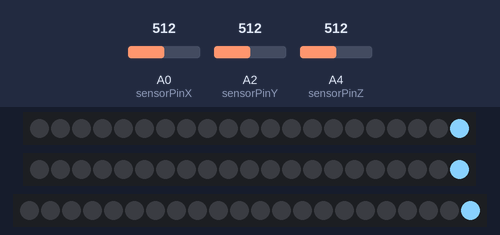
Bench run of a sketch on a simulated Arduino Uno, built with avr-gcc and run on an emulated ATmega328P. On the bench: 2 × 21 RGB LEDs in strip order, left to right, 22 RGB LEDs in strip order, left to right. The test bench sets the inputs (shaded band); at power-on: A0 (sensorPinX) = 512, A2 (sensorPinY) = 512, A4 (sensorPinZ) = 512.

Above: at 2.5 s.
2.6 s: A0 (sensorPinX) set to 490
At 3.72 s:
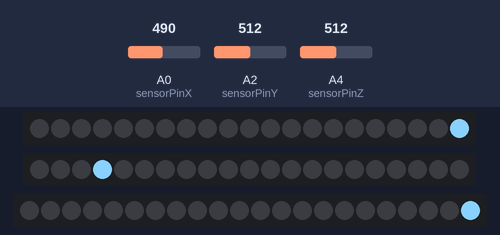
5.0 s: A2 (sensorPinY) set to 490
At 6.58 s:
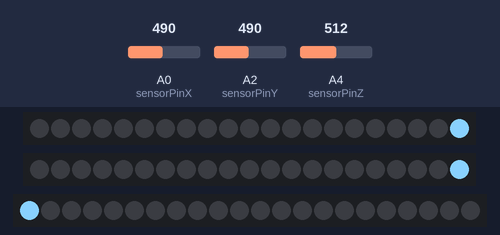
7.6 s: A4 (sensorPinZ) set to 490
10.0 s: A0 (sensorPinX) set to 510
At 10.16 s:
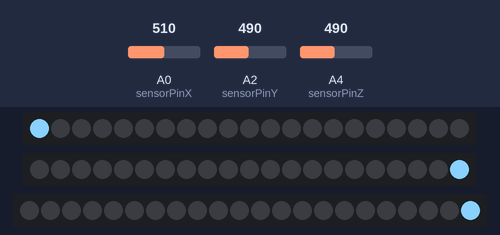
12.4 s: A2 (sensorPinY) set to 510
At 13.62 s:
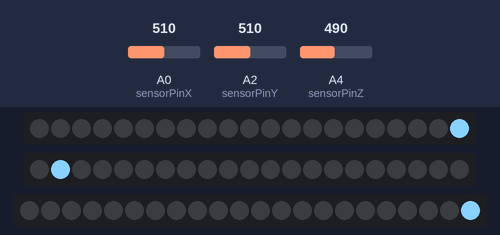
14.9 s: A4 (sensorPinZ) set to 510
At 16.55 s:
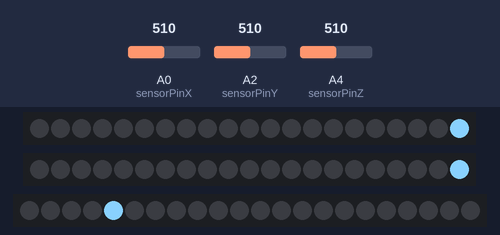
Timing chart, 0 to 18.1 s (numbered marks = the images above; inputs shaded):
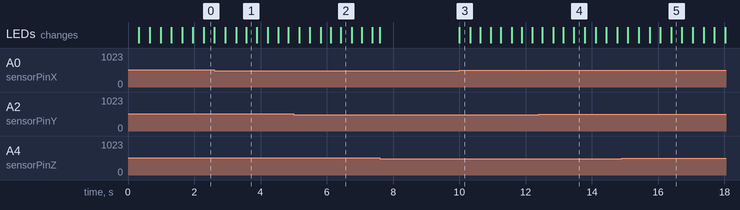

Measured:
- after the input at 7.6 s, every drawn part: stays the same
- after the input at 10.0 s, the LEDs: change at once (image 3)

The sketch:

RGD_LED_Accelerometer.ino
```cpp
// (licence header left out)
#include <Adafruit_NeoPixel.h>
#include "WS2812_Definitions.h"

#define PIN1 3
#define LED_COUNT1 21
#define PIN2 5
#define LED_COUNT2 21
#define PIN3 6
#define LED_COUNT3 22

// Create an instance of the Adafruit_NeoPixel class called "XPin", "YPin" and "ZPin".
// That'll be what we refer to from here on...
Adafruit_NeoPixel XPin = Adafruit_NeoPixel(LED_COUNT1, PIN1, NEO_GRB + NEO_KHZ800);
Adafruit_NeoPixel YPin = Adafruit_NeoPixel(LED_COUNT2, PIN2, NEO_GRB + NEO_KHZ800);
Adafruit_NeoPixel ZPin = Adafruit_NeoPixel(LED_COUNT3, PIN3, NEO_GRB + NEO_KHZ800);

const int sensorPinX = A0; //Accelerometer x-axis to analog pin 0
const int sensorPinY = A2; //Accelerometer y-axis to analog pin 2
const int sensorPinZ = A4; //Accelerometer z-axis to analog pin 4

int analogValueX = 0;
int analogValueY = 0;
int analogValueZ = 0;

void setup()
{

  XPin.begin();  // Call this to start up the LED strip.
  YPin.begin();
  ZPin.begin();
  clearLEDs();   // This function, defined below, turns all LEDs off...

}

void loop()
{
   analogValueX = analogRead(sensorPinX);
   analogValueY = analogRead(sensorPinY);
   analogValueZ = analogRead(sensorPinZ);

   if (analogValueX > 500) //the value which is an average between no movement of the accelerometer and some change in position for the x-axis
   {
        // A light shower of light sky blue
        // This will run the cascade from top->bottom i times
        for (int i=0; i<1; i++)
        {
          // First parameter is the color, second is direction, third is ms between falls
          cascade1(LIGHTSKYBLUE, TOP_DOWN, 25);
        }
   }
   else
         {
           clearLEDs(); // Turn all LEDs off
         }
   if (analogValueY > 500) //the value which is an average between no movement of the accelerometer and some change in position for the y-axis
   {
          // A light shower of light sky blue
          // This will run the cascade from top->bottom i times
          for (int i=0; i<1; i++)
          {
            // First parameter is the color, second is direction, third is ms between falls
            cascade2(LIGHTSKYBLUE, TOP_DOWN, 25);
          }
   }
   else
         {
           clearLEDs(); // Turn all LEDs off
         }
   if (analogValueZ > 500) //the value which is an average between no movement of the accelerometer and some change in position for the z-axis
   {
        // A light shower of light sky blue
        // This will run the cascade from top->bottom i times
        for (int i=0; i<1; i++)
        {
          // First parameter is the color, second is direction, third is ms between falls
          cascade3(LIGHTSKYBLUE, TOP_DOWN, 25);
        }
   }
   else
         {
           clearLEDs(); // Turn all LEDs off
         }
}

// Cascades a single direction. One time.
void cascade1(unsigned long color, byte direction, byte wait)
{
  if (direction == TOP_DOWN)
  {
    for (int i=0; i<LED_COUNT1; i++)
    {
      clearLEDs();  // Turn off all LEDs
      XPin.setPixelColor(i, color);  // Set just this one
      XPin.show();
      delay(wait);
    }
  }
    else
  {
    for (int i=LED_COUNT1-1; i>=0; i--)
    {
      clearLEDs();
      XPin.setPixelColor(i, color);
      XPin.show();
      delay(wait);
    }
  }
}

void cascade2(unsigned long color, byte direction, byte wait)
{
  if (direction == TOP_DOWN)
  {
    for (int i=0; i<LED_COUNT2; i++)
    {
      clearLEDs();  // Turn off all LEDs
      YPin.setPixelColor(i, color);  // Set just this one
      YPin.show();
      delay(wait);
    }
  }
      else
  {
        for (int i=LED_COUNT2-1; i>=0; i--)
    {
      clearLEDs();
      YPin.setPixelColor(i, color);
      YPin.show();
      delay(wait);
    }
  }
}

 void cascade3(unsigned long color, byte direction, byte wait)
{
  if (direction == TOP_DOWN)
  {
    for (int i=0; i<LED_COUNT3; i++)
    {
      clearLEDs();
      ZPin.setPixelColor(i, color);
      ZPin.show();
      delay(wait);
    }
  }
  else{

   for (int i=LED_COUNT3-1; i>=0; i--)
    {
      clearLEDs();  // Turn off all LEDs
      ZPin.setPixelColor(i, color);  // Set just this one
      ZPin.show();
      delay(wait);
    }
  }
}

// Sets all LEDs to off, but DOES NOT update the display;
// call leds.show() to actually turn them off after this.
void clearLEDs()
{
  for (int i=0; i<LED_COUNT1; i++)
  {
    XPin.setPixelColor(i, 0);
  }
  for (int i=0; i<LED_COUNT2; i++)
  {
    YPin.setPixelColor(i, 0);
  }
  for (int i=0; i<LED_COUNT3; i++)
  {
    ZPin.setPixelColor(i, 0);
  }
}
```

WS2812_Definitions.h
```cpp
/*
  Bunches of definitions for the WS2812 Breakout Board example code

*/

// These are for the cascade function
#define TOP_DOWN 0
#define DOWN_TOP 1

/* A world of colors to set your LED to
  Standard HTML Color Codes sorted by Hex Value
    to see the colors in action, check out:
   http://www.w3schools.com/html/html_colorvalues.asp */

#define BLACK			0x000000
#define NAVY			0x000080
#define DARKBLUE		0x00008B
#define MEDIUMBLUE		0x0000CD
#define BLUE			0x0000FF
#define DARKGREEN		0x006400
#define GREEN			0x008000
#define TEAL			0x008080
#define DARKCYAN		0x008B8B
#define DEEPSKYBLUE		0x00BFFF
#define DARKTURQUOISE		0x00CED1
#define MEDIUMSPRINGGREEN	0x00FA9A
#define LIME			0x00FF00
#define SPRINGGREEN		0x00FF7F
#define AQUA			0x00FFFF
#define CYAN			0x00FFFF
#define MIDNIGHTBLUE		0x191970
#define DODGERBLUE		0x1E90FF
#define LIGHTSEAGREEN		0x20B2AA
#define FORESTGREEN		0x228B22
#define SEAGREEN		0x2E8B57
#define DARKSLATEGRAY		0x2F4F4F
#define LIMEGREEN		0x32CD32
#define MEDIUMSEAGREEN		0x3CB371
#define TURQUOISE		0x40E0D0
#define ROYALBLUE		0x4169E1
#define STEELBLUE		0x4682B4
#define DARKSLATEBLUE		0x483D8B
#define MEDIUMTURQUOISE		0x48D1CC
#define INDIGO 			0x4B0082
#define DARKOLIVEGREEN		0x556B2F
#define CADETBLUE		0x5F9EA0
#define CORNFLOWERBLUE		0x6495ED
#define MEDIUMAQUAMARINE	0x66CDAA
#define DIMGRAY			0x696969
#define SLATEBLUE		0x6A5ACD
#define OLIVEDRAB		0x6B8E23
#define SLATEGRAY		0x708090
#define LIGHTSLATEGRAY		0x778899
#define MEDIUMSLATEBLUE		0x7B68EE
#define LAWNGREEN		0x7CFC00
#define CHARTREUSE		0x7FFF00
#define AQUAMARINE		0x7FFFD4
#define MAROON			0x800000
#define PURPLE			0x800080
#define OLIVE			0x808000
#define GRAY			0x808080
#define SKYBLUE			0x87CEEB
#define LIGHTSKYBLUE		0x87CEFA
#define BLUEVIOLET		0x8A2BE2
#define DARKRED			0x8B0000
#define DARKMAGENTA		0x8B008B
#define SADDLEBROWN		0x8B4513
#define DARKSEAGREEN		0x8FBC8F
#define LIGHTGREEN		0x90EE90
#define MEDIUMPURPLE		0x9370DB
#define DARKVIOLET		0x9400D3
#define PALEGREEN		0x98FB98
#define DARKORCHID		0x9932CC
#define YELLOWGREEN		0x9ACD32
#define SIENNA			0xA0522D
#define BROWN			0xA52A2A
#define DARKGRAY		0xA9A9A9
#define LIGHTBLUE		0xADD8E6
#define GREENYELLOW		0xADFF2F
#define PALETURQUOISE	        0xAFEEEE
#define LIGHTSTEELBLUE		0xB0C4DE
#define POWDERBLUE		0xB0E0E6
#define FIREBRICK		0xB22222
#define DARKGOLDENROD		0xB8860B
#define MEDIUMORCHID		0xBA55D3
#define ROSYBROWN		0xBC8F8F
#define DARKKHAKI		0xBDB76B
#define SILVER			0xC0C0C0
#define MEDIUMVIOLETRED	        0xC71585
#define INDIANRED 		0xCD5C5C
#define PERU			0xCD853F
#define CHOCOLATE		0xD2691E
#define TAN			0xD2B48C
#define LIGHTGRAY		0xD3D3D3
#define THISTLE			0xD8BFD8
#define ORCHID			0xDA70D6
#define GOLDENROD		0xDAA520
#define PALEVIOLETRED		0xDB7093
#define CRIMSON			0xDC143C
#define GAINSBORO		0xDCDCDC
#define PLUM			0xDDA0DD
#define BURLYWOOD		0xDEB887
#define LIGHTCYAN		0xE0FFFF
#define LAVENDER		0xE6E6FA
#define DARKSALMON		0xE9967A
#define VIOLET			0xEE82EE
#define PALEGOLDENROD		0xEEE8AA
#define LIGHTCORAL		0xF08080
#define KHAKI			0xF0E68C
#define ALICEBLUE		0xF0F8FF
#define HONEYDEW		0xF0FFF0
#define AZURE			0xF0FFFF
#define SANDYBROWN		0xF4A460
#define WHEAT			0xF5DEB3
#define BEIGE			0xF5F5DC
#define WHITESMOKE		0xF5F5F5
#define MINTCREAM		0xF5FFFA
#define GHOSTWHITE		0xF8F8FF
#define SALMON			0xFA8072
#define ANTIQUEWHITE		0xFAEBD7
#define LINEN			0xFAF0E6
#define LIGHTGOLDENRODYELLOW	0xFAFAD2
#define OLDLACE			0xFDF5E6
#define RED			0xFF0000
#define FUCHSIA			0xFF00FF
#define MAGENTA			0xFF00FF
#define DEEPPINK		0xFF1493
#define ORANGERED		0xFF4500
#define TOMATO			0xFF6347
#define HOTPINK			0xFF69B4
#define CORAL			0xFF7F50
#define DARKORANGE		0xFF8C00
#define LIGHTSALMON		0xFFA07A
#define ORANGE			0xFFA500
#define LIGHTPINK		0xFFB6C1
#define PINK			0xFFC0CB
#define GOLD			0xFFD700
#define PEACHPUFF		0xFFDAB9
#define NAVAJOWHITE		0xFFDEAD
#define MOCCASIN		0xFFE4B5
#define BISQUE			0xFFE4C4
#define MISTYROSE		0xFFE4E1
#define BLANCHEDALMOND		0xFFEBCD
#define PAPAYAWHIP		0xFFEFD5
#define LAVENDERBLUSH		0xFFF0F5
#define SEASHELL		0xFFF5EE
#define CORNSILK		0xFFF8DC
#define LEMONCHIFFON		0xFFFACD
#define FLORALWHITE		0xFFFAF0
#define SNOW			0xFFFAFA
#define YELLOW			0xFFFF00
#define LIGHTYELLOW		0xFFFFE0
#define IVORY			0xFFFFF0
#define WHITE			0xFFFFFF
```
